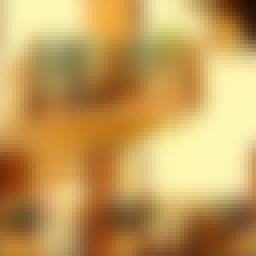
#> input picture LPIPS/imgs/ex_p0.png, 64 x 64 px, given in place of Laughlin_and_Soffa.jpg, which was not available (shown 4 times larger)
$ jupyter execute --allow-errors Image_Processing_FeFrCo_Laughlin_and_Soffa_Comparison.ipynb   (text cells are left out)
#> lines starting #> are read from the running program, lines starting #| are printed output that depends on the picture; after the words box and inside, x2 and y2 are one past the last pixel; in counts of white or black regions, pixels touching at a corner belong together; long printed decimals are rounded; pictures that were not available may be replaced by others from this repository, and a replacement may not be noted
[cell 1]
import skimage
print(skimage.__version__)
import numpy as np
import pandas as pd
from google.colab import drive
drive.mount('/content/drive')
import matplotlib.pyplot as plt
import cv2
from skimage import data
from skimage import io
from skimage import color
from skimage import filters
from skimage import util
from google.colab.patches import cv2_imshow
import time
import glob
import os
from scipy.stats import bootstrap
import matplotlib.pyplot as plt
import torchvision.transforms as transforms

[cell 2]
runs = 10**4
H_SIZE = 10
W_SIZE = 10

[cell 3]
L = cv2.imread('/content/drive/MyDrive/Colab_Notebooks/Laughlin_and_Soffa.jpg')
#> L is the input picture: shape (64, 64, 3); mean B, G, R 90.7, 157.5, 195.7
print(np.shape(L))
#| (64, 64, 3)
io.imshow(L)

[cell 4]
Sim=cv2.imread('/content/drive/MyDrive/Colab_Notebooks/Laughlin_Replication_Results.PNG')
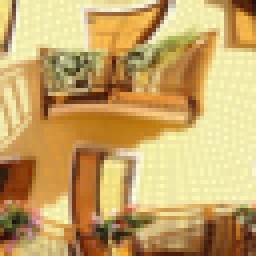
#> input picture LPIPS/imgs/ex_p1.png, 64 x 64 px, given in place of Laughlin_Replication_Results.PNG, which was not available (shown 4 times larger)
#> Sim is the input picture: shape (64, 64, 3); mean B, G, R 103.1, 165.3, 198.5
print(np.shape(Sim))
#| (64, 64, 3)
io.imshow(Sim)

[cell 5]
L = cv2.cvtColor(L, cv2.COLOR_BGR2GRAY)
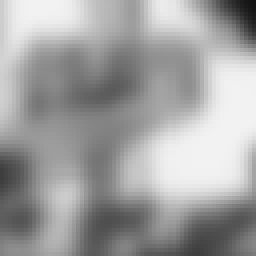
#> L: shape (64, 64) (shown 4 times larger); min 19, max 242, mean 161.3
Sim = cv2.cvtColor(Sim, cv2.COLOR_BGR2GRAY)
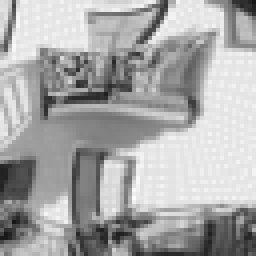
#> Sim: shape (64, 64) (shown 4 times larger); min 22, max 252, mean 168.1

[cell 6]
retL,threshL = cv2.threshold(L,70,255,0)
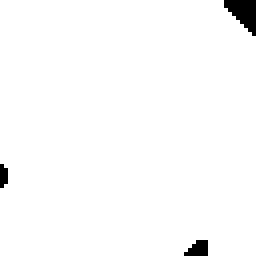
#> threshL: shape (64, 64) (shown 4 times larger); 98.2% white; 3 black regions (2 under 20 px), largest, box (x1, y1, x2, y2) and area: (56, 0, 64, 9) 44
retSim,threshSim = cv2.threshold(Sim,70,255,0)
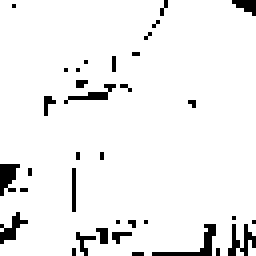
#> threshSim: shape (64, 64) (shown 4 times larger); 94.2% white; black in thin lines or dots

[cell 7]
cv2.imwrite(os.path.join('/content/drive/MyDrive/Colab_Notebooks/L_bw_' + str(H_SIZE*W_SIZE)+ '.png'),threshL)
L_bw = cv2.imread('/content/drive/MyDrive/Colab_Notebooks/L_bw_' + str(H_SIZE*W_SIZE)+ '.png')
L_bw = cv2.cvtColor(L_bw, cv2.COLOR_BGR2GRAY)
cv2_imshow(L_bw)
cv2.waitKey(0)
cv2.destroyAllWindows()

[cell 8]
cv2.imwrite(os.path.join('/content/drive/MyDrive/Colab_Notebooks/Sim_bw_' + str(H_SIZE*W_SIZE) + '.png'),threshSim)
Sim_bw = cv2.imread('/content/drive/MyDrive/Colab_Notebooks/Sim_bw_' + str(H_SIZE*W_SIZE) + '.png')
#> Sim_bw: shape (64, 64, 3); 94.2% white; black in thin lines or dots
Sim_bw = cv2.cvtColor(Sim_bw, cv2.COLOR_BGR2GRAY)
cv2_imshow(Sim_bw)
cv2.waitKey(0)
cv2.destroyAllWindows()

[cell 9]
percent_blk_L= cv2.countNonZero(L_bw)/(L_bw.shape[0]*L_bw.shape[1])*100
#> percent_blk_L = 98.24
print("The overall percentatge of black pixles in the Laughlin and Soffa results is: ", percent_blk_L)
#| The overall percentatge of black pixles in the Laughlin and Soffa results is:  98.242
percent_blk_Sim= cv2.countNonZero(Sim_bw)/(Sim_bw.shape[0]*Sim_bw.shape[1])*100
#> percent_blk_Sim = 94.17
print("The overall percentage of back pixles in our model is: ",percent_blk_Sim)
#| The overall percentage of back pixles in our model is:  94.165

[cell 10]
img = L_bw
img2=img;
height, width = img.shape
#> height = 64; width = 64
L_blk_percent_array = np.zeros((H_SIZE,W_SIZE))
for ih in range(H_SIZE):
   for iw in range(W_SIZE):
      x = width/W_SIZE * iw
#> x = 0
      y = height/H_SIZE * ih
#> y = 0
      h = (height / H_SIZE)
#> h = 6.4
      w = (width / W_SIZE )
#> w = 6.4
      img = img[int(y):int(y+h), int(x):int(x+w)]
#> img = [[255, 255, 255, 255, 255, 255], [255, 255, 255, 255, 255, 255], [255, 255, 255, 255, 255, 255], [255, 255, 255, 255, 255, 255], [255, 255, 255, 255, 255, 255], [255, 255, 255, 255, 255, 255]]
      NAME = str(time.time())
      cv2.imwrite(os.path.join('/content/drive/MyDrive/Colab_Notebooks/L_sub_' + str(H_SIZE*W_SIZE) + '_' + str(ih)+str(iw) +  '.png'),img)
      L_bw_temp = cv2.imread('/content/drive/MyDrive/Colab_Notebooks/L_sub_' + str(H_SIZE*W_SIZE) + '_' + str(ih)+str(iw) +  '.png')
      L_bw_temp = cv2.cvtColor(L_bw_temp, cv2.COLOR_BGR2GRAY)
#> L_bw_temp has the same summary as img
      L_blk_percent_array[ih,iw] = (cv2.countNonZero(L_bw_temp)/((L_bw.shape[0]*L_bw.shape[1])/(H_SIZE*W_SIZE))*100)
      img = img2
L_blk_mean_comp = np.mean(L_blk_percent_array)
#> L_blk_mean_comp = 98.24
print ("The mean percentage of black pixles for Laughlin and Soffa if we divide the image into:" , H_SIZE*W_SIZE, " equal sections is: ", L_blk_mean_comp)
#| The mean percentage of black pixles for Laughlin and Soffa if we divide the image into: 100  equal sections is:  98.242
L_blk_std = np.std(L_blk_percent_array)
print ("With a standard deviation beteween sections of: " ,L_blk_std)

[cell 11]
img = Sim_bw
img2=img;
height, width = img.shape
Sim_blk_percent_array = np.zeros((H_SIZE,W_SIZE))
for ih in range(H_SIZE):
   for iw in range(W_SIZE):
      x = width/W_SIZE * iw
      y = height/H_SIZE * ih
#> y = 0
      h = (height / H_SIZE)
      w = (width / W_SIZE )
      img = img[int(y):int(y+h), int(x):int(x+w)]
#> img = [[255, 255, 255, 255, 255, 255], [255, 255, 255, 0, 255, 255], [255, 255, 255, 255, 255, 255], [255, 255, 255, 255, 255, 255], [255, 255, 255, 255, 255, 255], [255, 255, 255, 255, 255, 255]]
      NAME = str(time.time())
      cv2.imwrite(os.path.join('/content/drive/MyDrive/Colab_Notebooks/Sim_sub_' + str(H_SIZE*W_SIZE) + '_' + str(ih)+str(iw) +  '.png'),img)
      Sim_bw_temp = cv2.imread('/content/drive/MyDrive/Colab_Notebooks/Sim_sub_' + str(H_SIZE*W_SIZE) + '_' + str(ih)+str(iw) +  '.png')
      Sim_bw_temp = cv2.cvtColor(Sim_bw_temp, cv2.COLOR_BGR2GRAY)
#> Sim_bw_temp has the same summary as img
      Sim_blk_percent_array[ih,iw] = (cv2.countNonZero(Sim_bw_temp)/((Sim_bw.shape[0]*Sim_bw.shape[1])/(H_SIZE*W_SIZE))*100)
      img = img2
Sim_blk_mean_comp = np.mean(Sim_blk_percent_array)
#> Sim_blk_mean_comp = 94.17
print("The mean percentage of black pixles for our simulation if we divide the image into:" , H_SIZE*W_SIZE, " equal sections is: ", Sim_blk_mean_comp)
#| The mean percentage of black pixles for our simulation if we divide the image into: 100  equal sections is:  94.165
Sim_blk_std = np.std(Sim_blk_percent_array)
print ("With a standard devaition between sections of: ", Sim_blk_std)

[cell 12]
L_blk_percent_array = L_blk_percent_array.reshape(1,H_SIZE*W_SIZE)
data_L_means = np.zeros(runs)
for i in range (0,runs):
  data_L_means[i] = np.mean(np.random.choice(L_blk_percent_array[0],H_SIZE*W_SIZE))
data_L = (data_L_means,)
#> (the rest of this cell did not finish here and is left out)

[cell 13]
Sim_blk_percent_array = Sim_blk_percent_array.reshape(1,H_SIZE*W_SIZE)
data_Sim_means = np.zeros(runs)
for i in range (0,runs):
  data_Sim_means[i] = np.mean(np.random.choice(Sim_blk_percent_array[0],H_SIZE*W_SIZE))
data_Sim = (data_Sim_means,)
#> (the rest of this cell did not finish here and is left out)

[cell 14]
bins = np.linspace(0,100,100)
plt.hist(data_Sim, bins, alpha=0.5, label='Simulation Bootstrap')
plt.hist(data_L, bins, alpha=0.5, label='Laughlin and Soffa Bootstrap')
plt.legend(loc='upper right')
plt.axvline(data_Sim_means.mean(), color='blue', linestyle='dashed', linewidth=1)
plt.axvline(data_L_means.mean(), color='orange', linestyle='dashed', linewidth=1)
plt.savefig('/content/drive/MyDrive/Colab_Notebooks/Laughlin_Soffa_bootstrap_' + str(H_SIZE*W_SIZE)+ '.png')
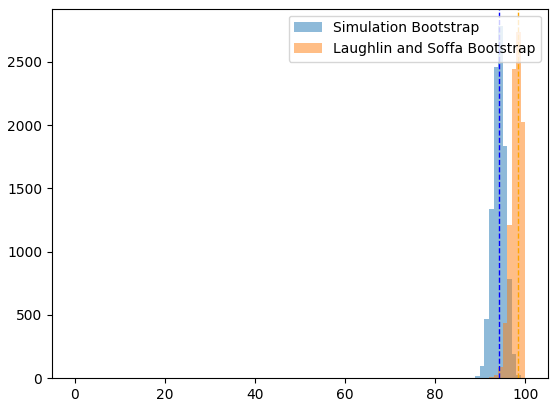
#> figure drawn by matplotlib, 1 panel; tallest bar 2782 high, from x = 93.94 to 94.95; tallest bar 2735 high, from x = 97.98 to 98.99
plt.show()
print("Here is a histogram comparison of the two bootstrapped results:")
print("Vertical lines indicate the mean of the data with the associated data color")

[cell 15]
Sim_bw_inverted = cv2.bitwise_not(Sim_bw)
#> Sim_bw_inverted: shape (64, 64); 5.8% white in thin lines or dots
cv2.imwrite(os.path.join('/content/drive/MyDrive/Colab_Notebooks/Sim_inverted_' + str(H_SIZE*W_SIZE) + '.png'), Sim_bw_inverted)
Sim_bw_inverted = cv2.imread('/content/drive/MyDrive/Colab_Notebooks/Sim_inverted_' + str(H_SIZE*W_SIZE) + '.png')
#> Sim_bw_inverted: shape (64, 64, 3); 5.8% white in thin lines or dots
Sim_bw_inverted = cv2.cvtColor(Sim_bw_inverted, cv2.COLOR_BGR2GRAY)

img = Sim_bw_inverted
img2=img;
height, width = img.shape
Sim_inverted_blk_percent_array = np.zeros((H_SIZE,W_SIZE))
for ih in range(H_SIZE):
   for iw in range(W_SIZE):
      x = width/W_SIZE * iw
      y = height/H_SIZE * ih
#> y = 0
      h = (height / H_SIZE)
      w = (width / W_SIZE )
      img = img[int(y):int(y+h), int(x):int(x+w)]
#> img = [[0, 0, 0, 0, 0, 0], [0, 0, 0, 255, 0, 0], [0, 0, 0, 0, 0, 0], [0, 0, 0, 0, 0, 0], [0, 0, 0, 0, 0, 0], [0, 0, 0, 0, 0, 0]]
      NAME = str(time.time())
      cv2.imwrite(os.path.join('/content/drive/MyDrive/Colab_Notebooks/Sim_inverted_sub_' + str(H_SIZE*W_SIZE) + '_' + str(ih)+str(iw) +  '.png'),img)
      Sim_bw_temp = cv2.imread('/content/drive/MyDrive/Colab_Notebooks/Sim_inverted_sub_' + str(H_SIZE*W_SIZE) + '_' + str(ih)+str(iw) +  '.png')
      Sim_bw_temp = cv2.cvtColor(Sim_bw_temp, cv2.COLOR_BGR2GRAY)
#> Sim_bw_temp has the same summary as img
      Sim_inverted_blk_percent_array[ih,iw] = (cv2.countNonZero(Sim_bw_temp)/((Sim_bw_inverted.shape[0]*Sim_bw_inverted.shape[1])/(H_SIZE*W_SIZE))*100)
      img = img2
Sim_inverted_blk_mean_comp = np.mean(Sim_inverted_blk_percent_array)
#> Sim_inverted_blk_mean_comp = 5.83
print("The mean percentage of black pixles for our simulation if we divide the image into:" , H_SIZE*W_SIZE, " equal sections and invert the colors is: ", Sim_inverted_blk_mean_comp)
#| The mean percentage of black pixles for our simulation if we divide the image into: 100  equal sections and invert the colors is:  5.835
Sim_inverted_blk_std = np.std(Sim_inverted_blk_percent_array)
print ("With a standard devaition between sections of: ", Sim_inverted_blk_std)

[cell 16]
percent_blk_Sim_inverted = cv2.countNonZero(Sim_bw_inverted)/(Sim_bw_inverted.shape[0]*Sim_bw_inverted.shape[1])*100
#> percent_blk_Sim_inverted = 5.83
print("The overall percentage of back pixles in our inverted model is: ",percent_blk_Sim_inverted)
#| The overall percentage of back pixles in our inverted model is:  5.835
print("The overall percentatge of black pixles in the Laughlin and Soffa results is: ", percent_blk_L)
#| The overall percentatge of black pixles in the Laughlin and Soffa results is:  98.242

[cell 17]
Sim_inverted_blk_percent_array = Sim_inverted_blk_percent_array.reshape(1,H_SIZE*W_SIZE)
data_Sim_inverted_means = np.zeros(runs)
for i in range (0,runs):
  data_Sim_inverted_means[i] = np.mean(np.random.choice(Sim_inverted_blk_percent_array[0],H_SIZE*W_SIZE))
data_Sim_inverted = (data_Sim_inverted_means,)
#> (the rest of this cell did not finish here and is left out)

[cell 18]
bins = np.linspace(0,100,100)
plt.hist(data_Sim_inverted, bins, alpha=0.5, label='Inverted Simulation Bootstrap')
plt.hist(data_L, bins, alpha=0.5, label='Laughlin and Soffa Bootstrap')
plt.axvline(data_Sim_inverted_means.mean(), color='blue', linestyle='dashed', linewidth=1)
plt.axvline(data_L_means.mean(), color='orange', linestyle='dashed', linewidth=1)
plt.legend(loc='upper right')
plt.savefig('/content/drive/MyDrive/Colab_Notebooks/Laughlin_Soffa_bootstrap_inverted_' + str(H_SIZE*W_SIZE) + '.png')
#> figure, not shown here; tallest bar 3499 high, from x = 5.05 to 6.06; tallest bar 2735 high, from x = 97.98 to 98.99
plt.show()
print("Here is a histogram comparison of the two bootstrapped results:")
print("Vertical lines indicate the mean of the data with the associated data color")

[cell 19]
print("Here is what the inverted simulation image should look like: ")
cv2_imshow(Sim_bw_inverted)
print("Here is what Laughlin and Soffa looks like: ")
cv2_imshow(L_bw)

[cell 20]
bins = np.linspace(0,100,50)
Sim_blk_percent_array = np.reshape(Sim_blk_percent_array,(H_SIZE*W_SIZE))
L_blk_percent_array = np.reshape(L_blk_percent_array,(H_SIZE*W_SIZE))
plt.hist(Sim_blk_percent_array, bins = bins, alpha = 0.5, label='Simulation Raw')
plt.hist(L_blk_percent_array, bins = bins, alpha = 0.5, label='Laughlin and Soffa Raw')
plt.axvline(Sim_blk_percent_array.mean(), color='blue', linestyle='dashed', linewidth=1)
plt.axvline(L_blk_percent_array.mean(), color='orange', linestyle='dashed', linewidth=1)
plt.legend(loc='upper right')
plt.savefig('/content/drive/MyDrive/Colab_Notebooks/Laughlin_Soffa_comparison_raw_' + str(H_SIZE*W_SIZE) + '.png')
#> figure, not shown here; tallest bar 23 high, from x = 87.76 to 89.8; tallest bar 35 high, from x = 87.76 to 89.8
plt.show()
print("Vertical lines indicate the mean of the data with the associated data color")

[cell 21]
Sim_inverted_blk_percent_array = np.reshape(Sim_inverted_blk_percent_array,(H_SIZE*W_SIZE))
plt.hist(Sim_inverted_blk_percent_array, bins = bins, alpha = 0.5, label='Simulation Inverted Raw')
plt.hist(L_blk_percent_array, bins = bins, alpha = 0.5, label='Laughlin and Soffa Raw')
plt.axvline(Sim_inverted_blk_percent_array.mean(), color='blue', linestyle='dashed', linewidth=1)
plt.axvline(L_blk_percent_array.mean(), color='orange', linestyle='dashed', linewidth=1)
plt.legend(loc='upper right')
plt.savefig('/content/drive/MyDrive/Colab_Notebooks/Laughlin_Soffa_comparison_inverted_raw_' + str(H_SIZE*W_SIZE)+ '.png')
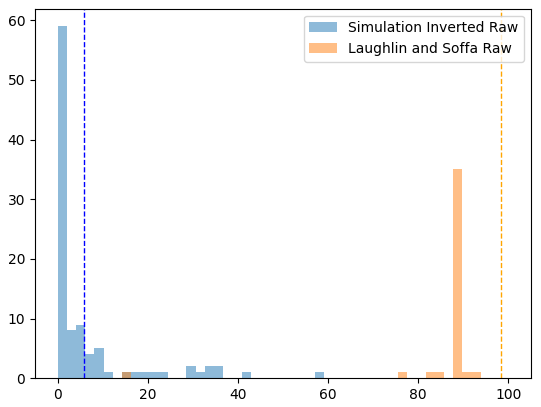
#> figure drawn by matplotlib, 1 panel; tallest bar 59 high, from x = -2.22e-16 to 2.04; tallest bar 35 high, from x = 87.76 to 89.8
plt.show()
print("Vertical lines indicate the mean of the data with the associated data color")

[cell 22]
L_bw_resize = np.round((1/255)*skimage.color.rgb2gray(skimage.transform.resize(skimage.io.imread('/content/drive/MyDrive/Colab_Notebooks/Laughlin_and_Soffa.jpg'),[200,200], preserve_range = 'TRUE', mode = 'wrap')),0).astype(int)
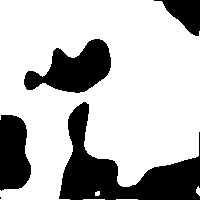
#> L_bw_resize: shape (200, 200) int64; values 0 (black) and 1 (white), 72.6% white; 5 black regions (1 under 20 px), largest, box (x1, y1, x2, y2) and area: (59, 102, 200, 200) 5479, (24, 39, 111, 93) 2665, (0, 115, 31, 191) 1952, (154, 0, 200, 36) 866
Sim_bw_resize = np.round((1/255)*skimage.color.rgb2gray(skimage.transform.resize(skimage.io.imread('/content/drive/MyDrive/Colab_Notebooks/Sim_bw.jpg'),[200,200], preserve_range = 'TRUE', mode = 'wrap')),0).astype(int)
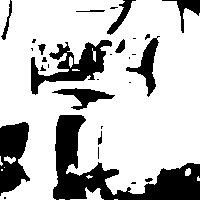
#> Sim_bw_resize: shape (200, 200) int64; values 0 (black) and 1 (white), 75.2% white; 30 black regions (17 under 20 px), largest, box (x1, y1, x2, y2) and area: (53, 115, 200, 200) 4457, (31, 40, 112, 95) 1677, (0, 122, 30, 196) 1538
Sim_bw_resize_temp = skimage.io.imsave('/content/drive/MyDrive/Colab_Notebooks/Sim_bw_resize_temp.jpg', (Sim_bw_resize*255).astype(np.uint8))
Sim_inverted_bw_resize = skimage.util.invert(skimage.io.imread('/content/drive/MyDrive/Colab_Notebooks/Sim_bw_resize_temp.jpg'))
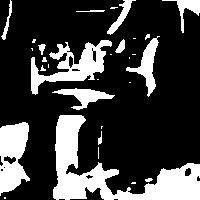
#> Sim_inverted_bw_resize: shape (200, 200); min 0, max 255, mean 63.3
Sim_inverted_bw_resize = np.round((1/255)*skimage.color.rgb2gray(skimage.transform.resize(Sim_inverted_bw_resize,[200,200,3], preserve_range = 'TRUE', mode = 'wrap')),0).astype(int)
L_vs_Sim_RMSE = skimage.metrics.normalized_root_mse(L_bw_resize.astype(float), Sim_bw_resize.astype(float), normalization = 'min-max')*(L_bw_resize.astype(float).max() - L_bw_resize.astype(float).min())
#> L_vs_Sim_RMSE = 0.426
L_vs_Sim_inverted_RMSE = skimage.metrics.normalized_root_mse(L_bw_resize.astype(float), Sim_inverted_bw_resize.astype(float), normalization = 'min-max')*(L_bw_resize.astype(float).max() - L_bw_resize.astype(float).min())
#> L_vs_Sim_inverted_RMSE = 0.905
L_vs_Sim_PSNR = skimage.metrics.peak_signal_noise_ratio(L_bw_resize.astype(float), Sim_bw_resize.astype(float), data_range = L_bw_resize.max()-L_bw_resize.min())
#> L_vs_Sim_PSNR = 7.42
L_vs_Sim_inverted_PSNR = skimage.metrics.peak_signal_noise_ratio(L_bw_resize.astype(float), Sim_inverted_bw_resize.astype(float), data_range = L_bw_resize.max()-L_bw_resize.min())
#> L_vs_Sim_inverted_PSNR = 0.868
L_vs_Sim_SSIM = skimage.metrics.structural_similarity(L_bw_resize.astype(float), Sim_bw_resize.astype(float))
#> L_vs_Sim_SSIM = 0.586
L_vs_Sim_inverted_SSIM = skimage.metrics.structural_similarity(L_bw_resize.astype(float), Sim_inverted_bw_resize.astype(float))
#> L_vs_Sim_inverted_SSIM = 0.0222
results_secondary = pd.DataFrame([L_vs_Sim_RMSE, L_vs_Sim_inverted_RMSE, L_vs_Sim_PSNR, L_vs_Sim_inverted_PSNR, L_vs_Sim_SSIM, L_vs_Sim_inverted_SSIM],['Sim RMSE','Inverted Sim RMSE', 'Sim PSNR', 'Inverted Sim PSNR', 'Sim SSIM', 'Inverted Sim SSIM'], columns = ['Stat'])
#> results_secondary = table of 6 rows and 1 columns
display(results_secondary)

[cell 23]
L_vs_Sim_cc = np.concatenate([L_bw_resize.reshape((40000,1)),Sim_bw_resize.reshape((40000,1))],1)
#> L_vs_Sim_cc = 40000 pairs, first value 0 to 1, second value 0 to 1
L_vs_Sim_cc = pd.DataFrame(L_vs_Sim_cc)
#> L_vs_Sim_cc = table of 40000 rows and 2 columns
L_vs_Sim_cc = L_vs_Sim_cc.corr()
#> L_vs_Sim_cc = table of 2 rows and 2 columns
L_vs_Sim_cc = np.array(L_vs_Sim_cc)
#> L_vs_Sim_cc = [[1, 0.532], [0.532, 1]]
print('The correlation coefficient, pixel-for-pixel of the Simulation vs Laughlin and Soffa is: ', L_vs_Sim_cc[0,1])
#| The correlation coefficient, pixel-for-pixel of the Simulation vs Laughlin and Soffa is:  0.5319

L_vs_Sim_inverted_cc = np.concatenate([L_bw_resize.reshape((40000,1)),Sim_inverted_bw_resize.reshape((40000,1))],1)
#> L_vs_Sim_inverted_cc = 40000 pairs, first value 0 to 1, second value 0 to 1
L_vs_Sim_inverted_cc = pd.DataFrame(L_vs_Sim_inverted_cc)
#> L_vs_Sim_inverted_cc = table of 40000 rows and 2 columns
L_vs_Sim_inverted_cc = L_vs_Sim_inverted_cc.corr()
#> L_vs_Sim_inverted_cc = table of 2 rows and 2 columns
L_vs_Sim_inverted_cc = np.array(L_vs_Sim_inverted_cc)
#> L_vs_Sim_inverted_cc = [[1, -0.532], [-0.532, 1]]
print('The correlation coefficient, pixel-for-pixel of the Inverted Simulation vs Laughlin and Soffa is: ',L_vs_Sim_inverted_cc[0,1])
#| The correlation coefficient, pixel-for-pixel of the Inverted Simulation vs Laughlin and Soffa is:  -0.5319

[cell 24]
cd /content/drive/MyDrive/Colab_Notebooks/LPIPS

[cell 25]
import lpips
import torch

[cell 26]
L_bw_resize = skimage.io.imsave('/content/drive/MyDrive/Colab_Notebooks/L_bw_resize.jpg', (L_bw_resize*255).astype(np.uint8))
Sim_bw_resize = skimage.io.imsave('/content/drive/MyDrive/Colab_Notebooks/Sim_bw_resize.jpg', (Sim_bw_resize*255).astype(np.uint8))
L_bw_resize = cv2.imread('/content/drive/MyDrive/Colab_Notebooks/L_bw_resize.jpg')
#> L_bw_resize: shape (200, 200, 3); min 0, max 255, mean 185.1
L_bw_resize = cv2.cvtColor(L_bw_resize, cv2.COLOR_BGR2RGB)
Sim_bw_resize = cv2.cvtColor(cv2.imread('/content/drive/MyDrive/Colab_Notebooks/Sim_bw_resize.jpg'), cv2.COLOR_BGR2RGB)
#> Sim_bw_resize: shape (200, 200, 3); min 0, max 255, mean 191.7
#> (the rest of this cell did not finish here and is left out)
